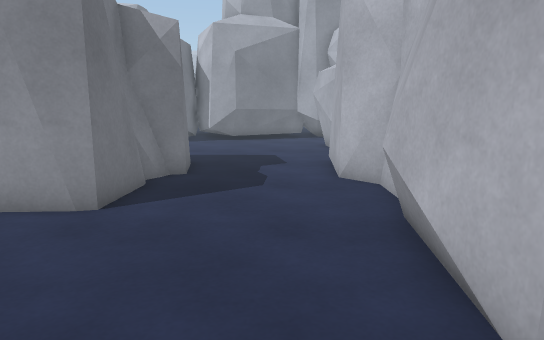
[1] (above)

22 first-person views from a walk through a Unity game level. The camera is 1.2 m above the floor, tilts 10° down and sees 70° across. The floor is counted in squares, 0.5 m on a side. Each view is taken from the middle of a square. On the plan, view 1 faces up. The plan holds only what a view shows up to about 20 squares ahead; the rest is blank. The place goes on beyond the plan. Some animated figures are not drawn.

[2]
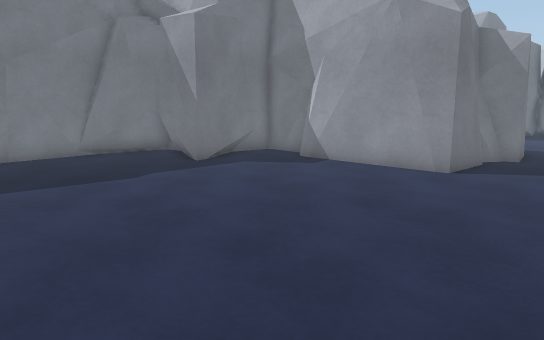

[3]
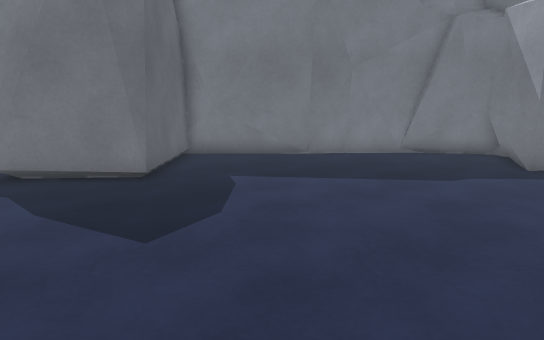

[4]
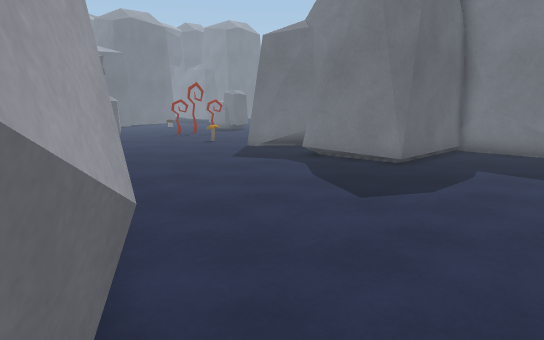

[5]
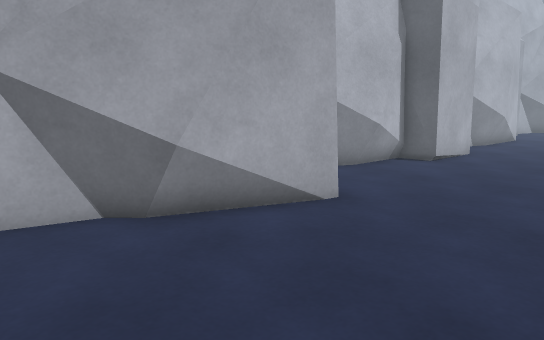

[6]
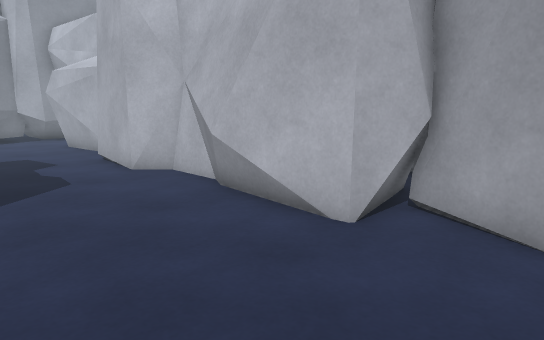

[7]
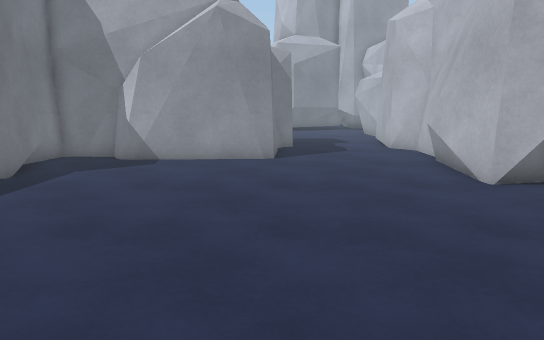

[8]
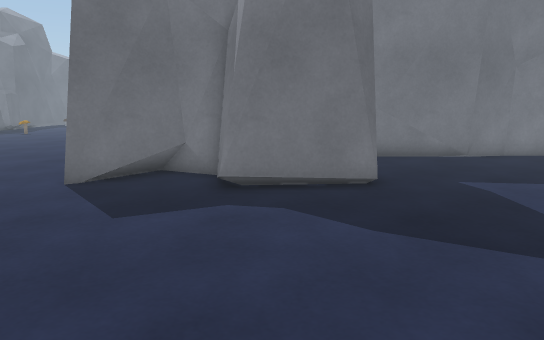

[9]
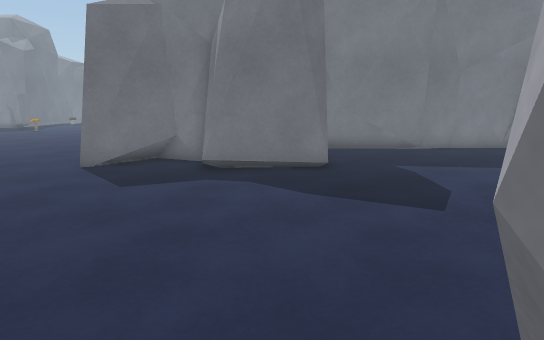

[10]
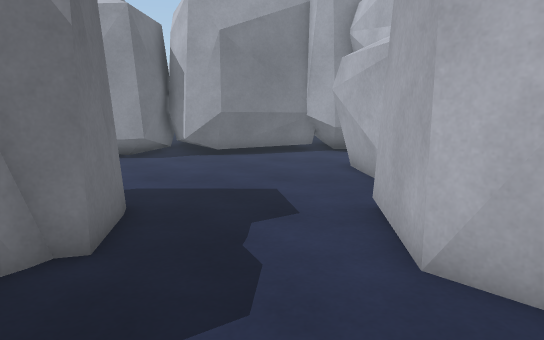

[11]
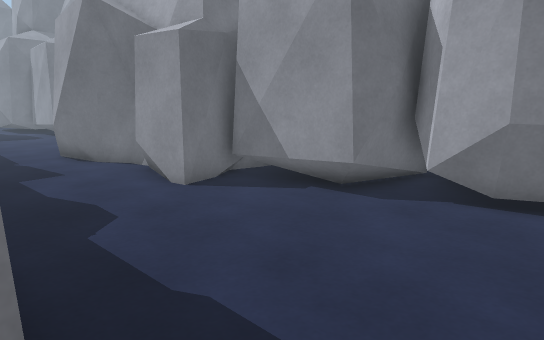

[12]
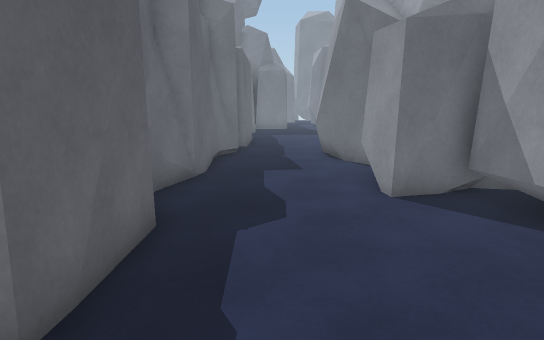

[13]
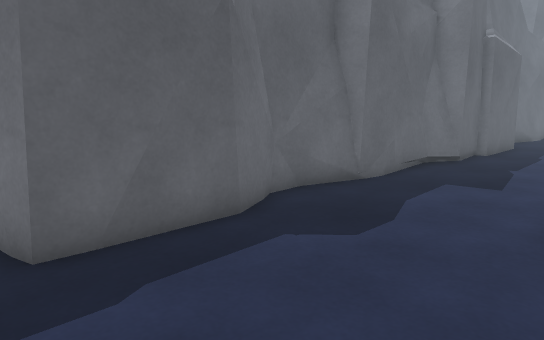

[14]
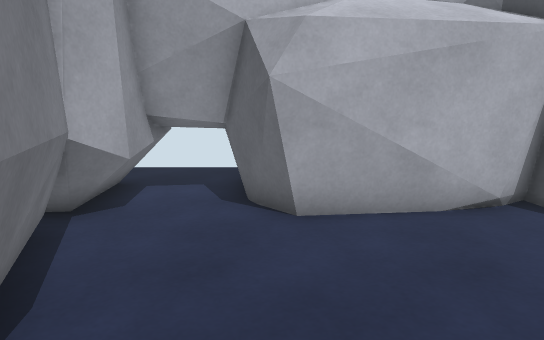

[15]
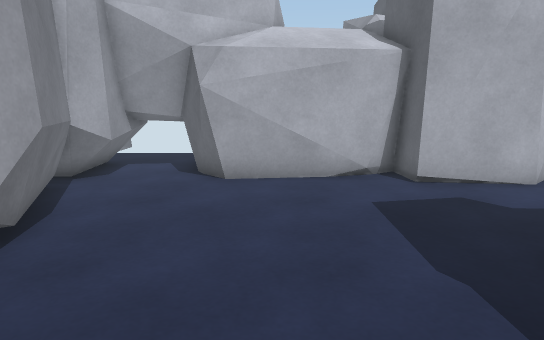

[16]
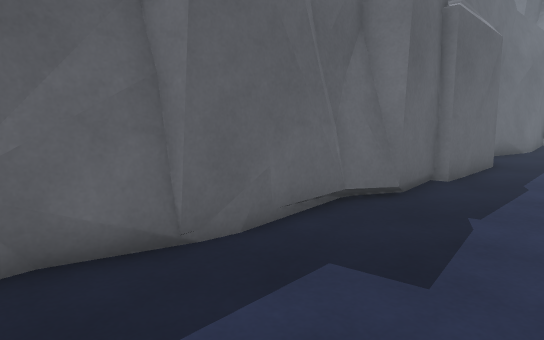

[17]
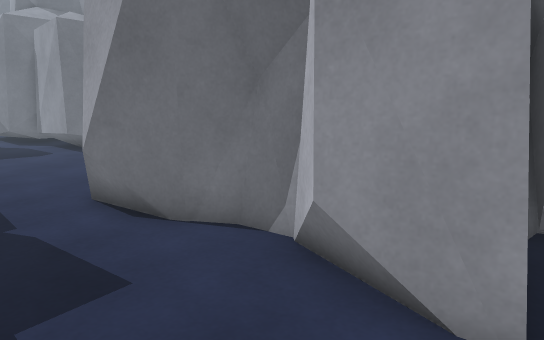

[18]
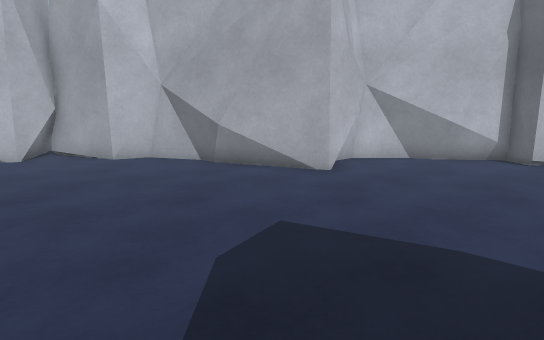

[19]
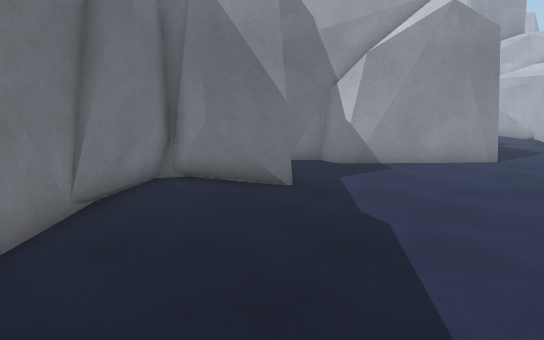

[20]
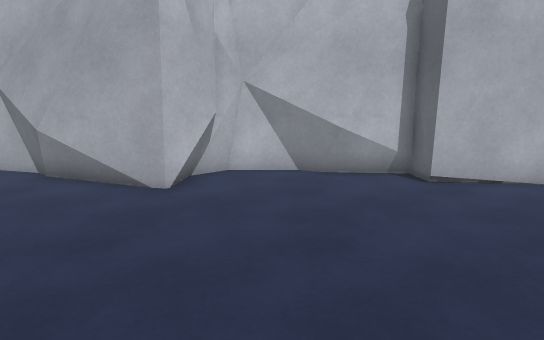

[21]
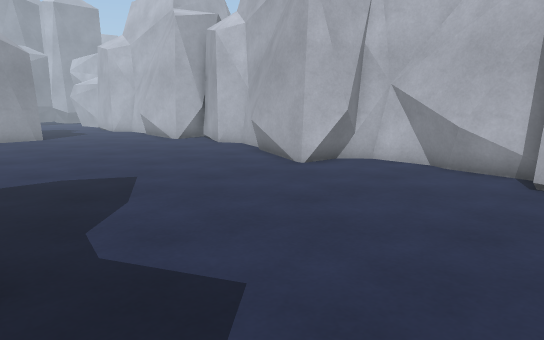

[22]
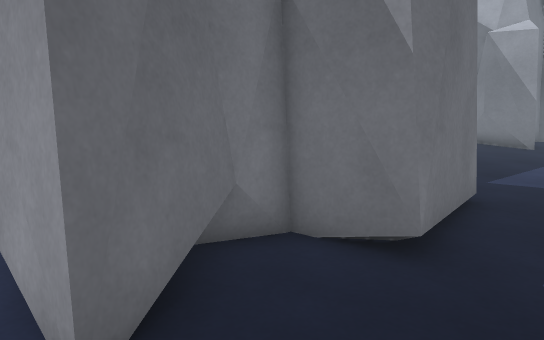

### Floor plan
Key: @ floor where view 1 was taken; # wall or solid block; . floor; = window, fence, low wall or low ledge; R rock.
Columns run from 24 left of view 1 to 6 right of it. Each row starts with its distance up from view 1.
 25              #    RRRRRRRRRR###
 24              #RRRRRRRRRR....###
 23              RRRRRR.........###
 22 ..      ###RRRR...........###
 21 .....  ##R.RRRR...........##
 20 ......RR...................#
 19  ..........................#
 18 ...........................#
 17 ####.......................##
 16   ####RRRRRR.....####......R#
 15      ##R########## ###....R##
 14             ###    ###....R
 13                    ###....##
 12                    ##.....R#
 11                     #......R
 10                     #......R
  9            ####    ##......R
  8            R..#######.....RR
  7            R..............RR
  6         #  #..............R
  5        ##  #..............R
  4        ##RRR..............R#
  3        ##..................###
  2        #....................#
  1        #....................#
  0        #................@..##
 -1        #...................##
 -2        #....................#
 -3        #...................##
 -4        #..................##
 -5        #..................##
 -6        #.................##
 -7        ##................#
 -8        ##................#
 -9        #######...........##
-10              #...........####
-11              #..............#
-12              #.............RR
-13            ###=............R#
-14            ##..............R
-15            #...............R
-16            ##..............#
-17            ##............R##
-18            ##=...........R
-19            .........  ...#

Positions as (right, up) in squares from view 1, and headings:
1: (0, 0), facing up
2: (1, -5), facing up-left
3: (1, -5), facing left
4: (3, -2), facing down-left
5: (-5, -1), facing down-right
6: (-4, -1), facing up-right
7: (-4, -8), facing up
8: (0, -12), facing left
9: (3, -11), facing left
10: (0, 7), facing up
11: (0, 15), facing up-left
12: (0, 18), facing left
13: (-2, 22), facing down-left
14: (-5, 22), facing right
15: (-9, 20), facing right
16: (-9, 21), facing down-left
17: (-9, 17), facing up-left
18: (-13, -7), facing right
19: (-13, -7), facing up
20: (-10, -12), facing right
21: (-11, -19), facing up-right
22: (-8, -19), facing up-left
